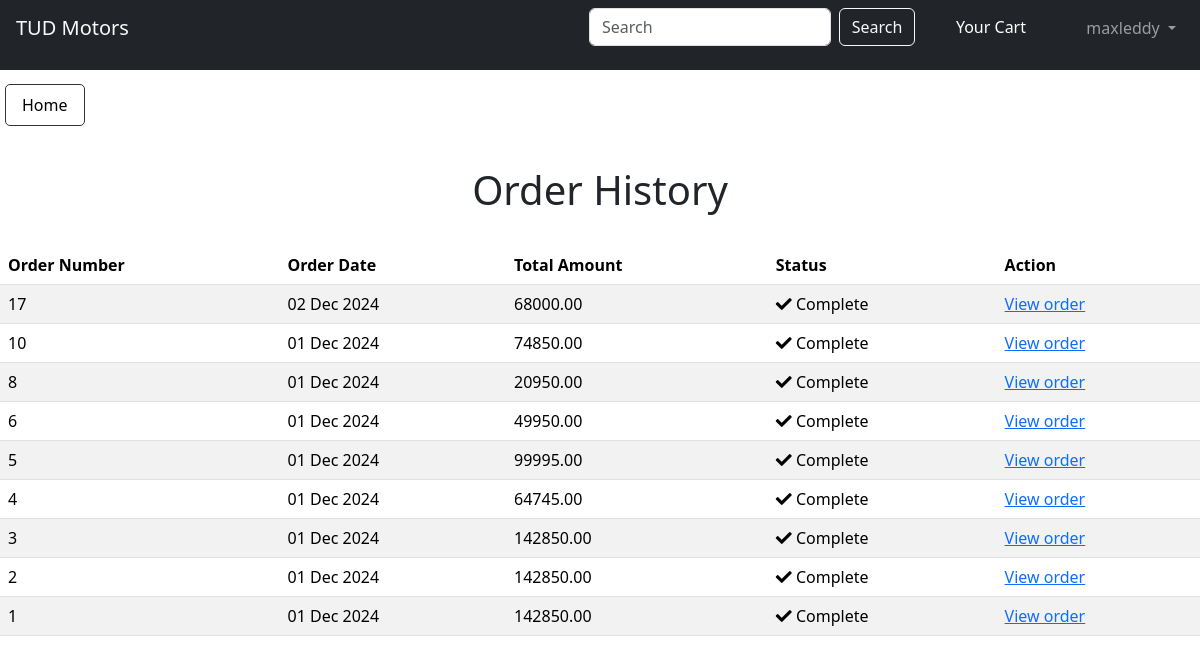
/order/history/ (signed in), run on the app's committed database.
### base_page/models.py (models this page shows)
class CustomUser(AbstractUser):
    phone_number = models.CharField(max_length=15, null=True, blank=True)

### order/models.py (models this page shows, shortened)
class Order(models.Model):
    token = models.CharField(max_length=250, blank=True)
    total = models.DecimalField(max_digits=10, decimal_places=2, verbose_name='Euro Order Total')
    emailAddress = models.EmailField(max_length=250, blank=True, verbose_name='Email Address')
    created = models.DateTimeField(auto_now_add=True)
    billingName = models.CharField(max_length=250, blank=True)
    billingAddress1 = models.CharField(max_length=250, blank=True)
    billingCity = models.CharField(max_length=250, blank=True)
    billingPostcode = models.CharField(max_length=10, blank=True)
    billingCountry = models.CharField(max_length=200, blank=True)
    shippingName = models.CharField(max_length=250, blank=True)
    shippingAddress1 = models.CharField(max_length=250, blank=True)
    shippingCity = models.CharField(max_length=250, blank=True)
    shippingPostcode = models.CharField(max_length=10, blank=True)
    shippingCountry = models.CharField(max_length=200, blank=True)
    voucher = models.ForeignKey(Voucher,
                                related_name='orders',
                                null=True,
                                blank=True,
                                on_delete=models.SET_NULL)
    discount = models.IntegerField(default = 0,
                                validators=[MinValueValidator(0),
                                MaxValueValidator(100)])
    class Meta:
        db_table = 'OrderItem'
    class Meta:
        db_table = 'Order'
        ordering = ['-created']

### order/views.py (the view)
# urls.py: path('history/', views.orderHistory.as_view(), name='order_history'),
class orderHistory(LoginRequiredMixin, View):
    def get (self, request):
        if request.user.is_authenticated:
            email = str(request.user.email)
            order_details = Order.objects.filter(emailAddress=email)
        return render(request, 'orders_list.html', {'order_details':order_details})

### cart/context_processors.py (called while the page is built)
def counter(request):
    item_count = 0
    if 'admin' in request.path:
        return {}
    else:
        try:
            cart = Cart.objects.filter(cart_id=_cart_id(request))
            cart_items = CartItem.objects.all().filter(cart=cart[:1])
            for cart_item in cart_items:
                item_count += cart_item.quantity
        except Cart.DoesNotExist:
            item_count = 0
    return {'item_count':item_count}

### cart/views.py (called while the page is built)
def _cart_id(request):
    cart = request.session.session_key
    if not cart:
        cart = request.session.create()
    return cart

### order/templates/orders_list.html (shortened to what this page needs)
{% include 'top-navbar.html' %}
{% load static %}
<link rel="stylesheet" href="{% static 'css/style.css' %}?v={{ STATIC_VERSION }}">
<link href="https://cdnjs.cloudflare.com/ajax/libs/font-awesome/5.15.4/css/all.min.css" rel="stylesheet">
<link href="https://cdn.jsdelivr.net/npm/bootstrap@5.3.3/dist/css/bootstrap.min.css" rel="stylesheet">
<nav aria-label="breadcrumb" style="margin-top: 1%; margin-bottom: 1%;">
    <ol class="breadcrumb">
        <li class="breadcrumb-item">
            <a href="{% url 'home' %}">Home</a>
        </li>
    </ol>
</nav>
{% block content %}
<div>
    <div class="text-center">
        <br>
        <h1 class="text-center my_title">Order History</h1>
        <br>
        {% if order_details %}
        <table class="table table-striped">
            <thead>
                <tr>
                    <th>Order Number</th>
                    <th>Order Date</th>
                    <th>Total Amount</th>
                    <th>Status</th>
                    <th>Action</th>
                </tr>
            </thead>
            <tbody>
                {% for order in order_details %}
                <tr>
                    <td>{{ order.id }}</td>
                    <td>{{ order.created|date:"d M Y" }}</td>
                    <td>{{ order.total }}</td>
                    <td><i class="fas fa-check"></i>&nbsp;Complete</td>
                    <td><a href="{% url 'order:order_detail' order.id %}">View order</a></td>
                </tr>
                {% endfor %}
            </tbody>
        </table>
        {% else %}
        <p>You have not placed any orders yet.<br><br><a href="{% url 'shop:prod_list' %}"
                class="btn btn-secondary">Continue shopping</a></p>
        {% endif %}
    </div>
</div>
{% endblock %}

### shop/templates/top-navbar.html (shortened to what this page needs)
<nav class="navbar navbar-expand-lg navbar-dark bg-dark">
    <div class="d-flex justify-content-between w-100 px-3">
        <a class="navbar-brand text-light" href="{% url 'home' %}">TUD Motors</a>
        <div class="container-fluid" style="width: 30%; margin-left: 27em;">
            <form class="d-flex" action="{% url 'search_app:searchResult' %}" method="get">
                <input name="q" class="form-control me-2" type="search" placeholder="Search" aria-label="Search">
                <button class="btn btn-outline-light" type="submit">Search</button>
            </form>
        </div>
        <div class="d-flex btn btn-outline-dark" style="color: white; margin-right: 2%;">
            <li class="nav-item d-flex flex-column" style="margin-right: 1em;">
                <a class="nav-link" href="{% url 'cart:cart_detail' %}">Your Cart</a>
            </li>
        </div>
        {% if user.is_authenticated %}
        <div class="mr-auto">
            <ul class="navbar-nav">
                <li class="nav-item dropdown">
                    <a class="nav-link dropdown-toggle" href="#" role="button" data-bs-toggle="dropdown"
                        aria-expanded="false"> {{ user.username }} </a>
                </li>
        {% endif %}
    </div>
    </div>
</nav>

### static/css/style.css (style rules this page uses)
.breadcrumb { background-color: transparent; padding: 0; margin: 0; display: flex; align-items: center; flex-wrap: nowrap; }
.breadcrumb-item { display: flex; align-items: center; }
.breadcrumb-item a { color: #000; text-decoration: none; padding: 0.5rem 1rem; border: 1px solid #333; border-radius: 5px; background-color: transparent; transition: 0.3s ease, color 0.3s ease; margin: 0 5px; }
nav.navbar { border-bottom: 2px solid white; }

### data on the page
CustomUser: username "maxleddy"
Order: id "17", created "02 Dec 2024", total "68000.00"
Order: id "10", created "01 Dec 2024", total "74850.00"
Order: id "8", created "01 Dec 2024", total "20950.00"
Order: id "6", created "01 Dec 2024", total "49950.00"
Order: id "5", created "01 Dec 2024", total "99995.00"
Order: id "4", created "01 Dec 2024", total "64745.00"
Order: id "3", created "01 Dec 2024", total "142850.00"
Order: id "2", created "01 Dec 2024", total "142850.00"
Order: id "1", created "01 Dec 2024", total "142850.00"
